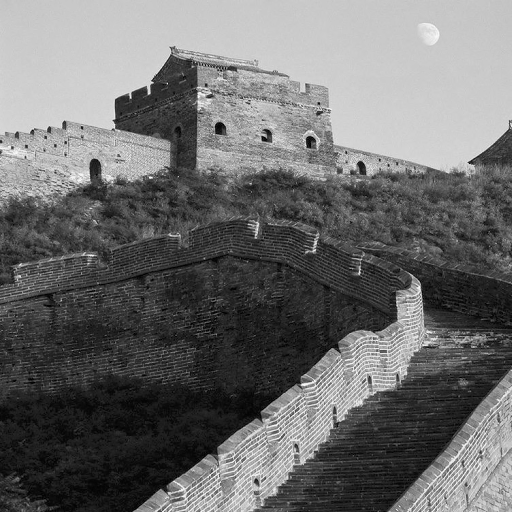
%> input picture Digital-image-processing-test/数字图像处理作业/第三次作业/citywall.bmp, 512 x 512 px; its folder holds only this picture in this run
$ octave exam3_2.m   (GNU Octave 9; MATLAB toolbox functions it lacks are replaced by stand-ins)
%> lines starting %> are read from the running program, lines starting %| are printed output that depends on the picture
% 2.把所有图像进行直方图均衡；输出均衡后的图像和源图像进行比对；分析改善内容；
clc;clear;
file_structure = dir('*.bmp');         %加载根目录下的.bmp格式的所有文件
edges = [0:256];           %设置直方图的显示边界
for i = 1:size(file_structure,1)
    figure(i);             %画第i个图
    figure('Name',sprintf(file_structure(i).name));
    [picture{i},map{i}] = imread(file_structure(i).name);        %读图片，包括了调色盘
    p{i}=ind2gray(picture{i},map{i});                 %将调色盘的效果加载上去，产生真正效果的图
    subplot(2,2,1);
    imshow(p{i});                  %显示原图
    title(sprintf('原图'));
    subplot(2,2,2);
    histogram(p{i},edges);         %显示原图的直方图
    title(sprintf('原图直方图'));
    pp=histeq(p{1,i});             %作直方图均衡变换
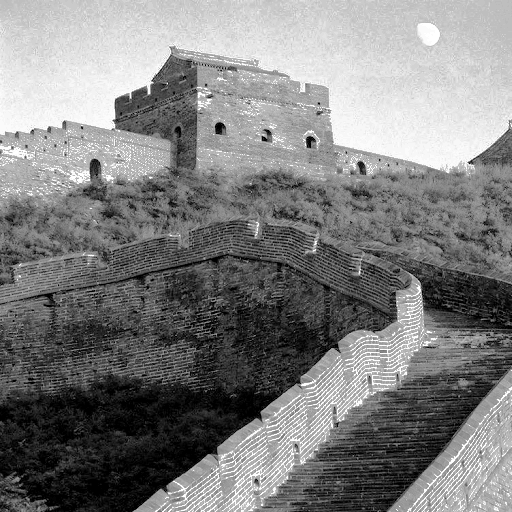
%> pp: size 512x512 uint8; min 0, max 255, mean 126.7
    subplot(2,2,3);
    imshow(pp);                    %显示均衡后的直方图
    title(sprintf('均衡后的图'));
    subplot(2,2,4);
    histogram(pp,edges);           %显示均衡后的直方图
    title(sprintf('均衡后的直方图'));
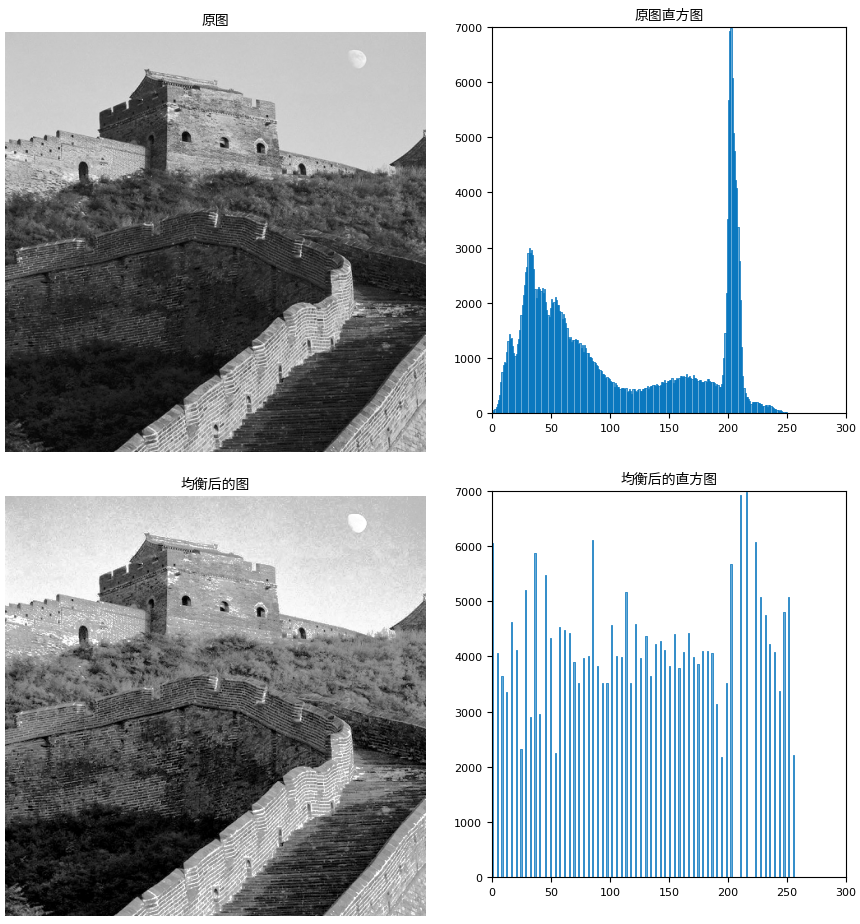
%> figure redrawn from the program's plot data, 4 panels
end
